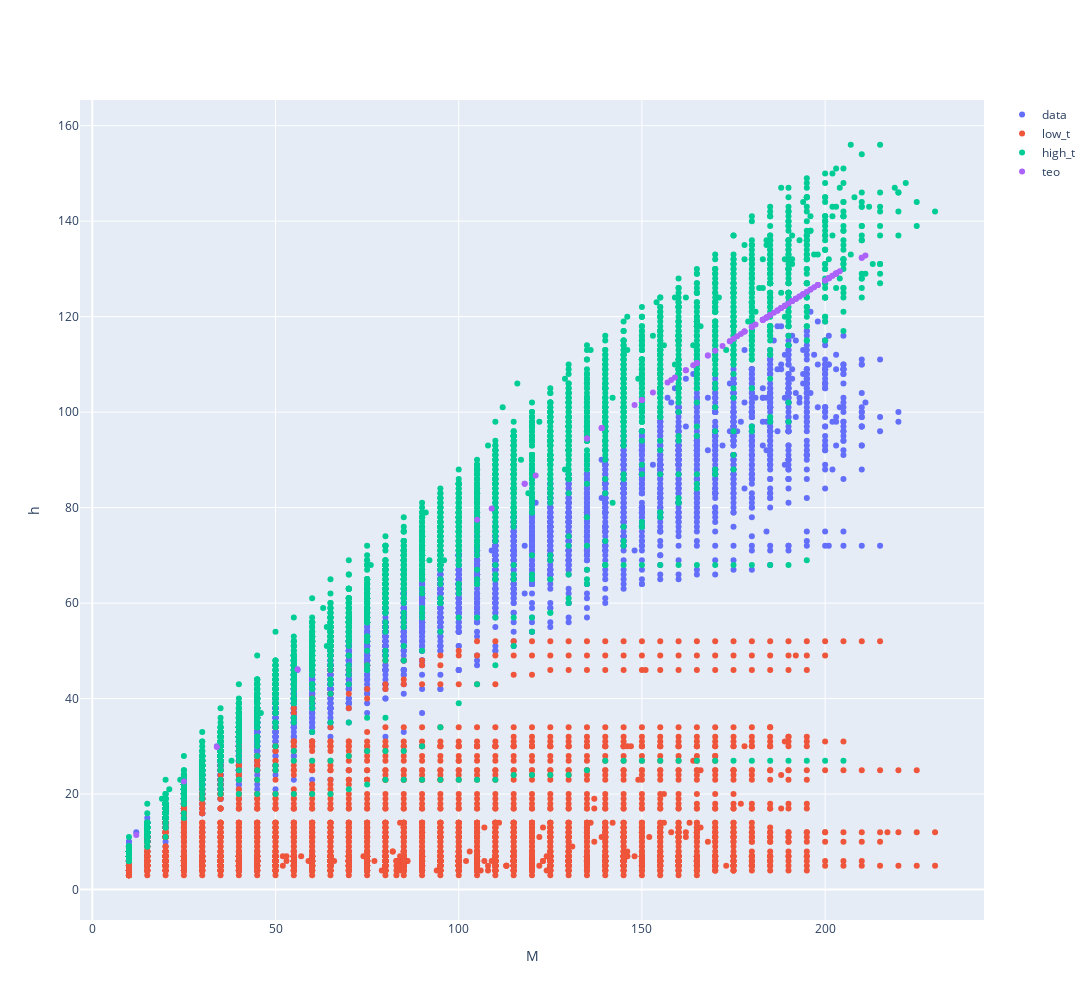

The notebook cell saved with this chart:
### Code cell
fig = go.Figure()
#fig.add_scatter(x=M, y=h, mode="markers", name="data")
fig.add_scatter(x=doc_M, y=doc_h, mode="markers", name="data")
fig.add_scatter(x=doc_M_low, y=doc_h_low, mode="markers", name="low_t")
fig.add_scatter(x=doc_M_high, y=doc_h_high, mode="markers", name="high_t")


fig.add_scatter(x=M, y=h_t, mode="markers", name="teo")


fig.update_layout(
    {
        "xaxis":{
            "title": "M"
        },
        "yaxis":{
            "title": "h"
        },
        "width":1500,
        "height":1000
    }
)

fig.show()
fig.write_image("heaps.pdf")

### Figure 1 — Plotly figure (JSON) as saved in the notebook; plotly's stock layout.template omitted (floating-point values rounded to 4 significant figures; data arrays with more than 128 entries replaced by an {"elided": "..."} marker saying what was removed)
{"data": [{"mode": "markers", "name": "data", "type": "scatter", "x": {"elided": "3614 int values"}, "y": {"elided": "3614 int values"}}, {"mode": "markers", "name": "low_t", "type": "scatter", "x": {"elided": "3322 int values"}, "y": {"elided": "3322 int values"}}, {"mode": "markers", "name": "high_t", "type": "scatter", "x": {"elided": "3381 int values"}, "y": {"elided": "3381 int values"}}, {"mode": "markers", "name": "teo", "type": "scatter", "x": [178, 204, 159, 183, 34, 194, 197, 172, 193, 25, 170, 203, 174, 203, 201, 192, 176, 185, 183, 200, 139, 184, 192, 211, 177, 109, 189, 201, 153, 186, 184, 201, 150, 193, 183, 187, 148, 191, 168, 135, 184, 118, 180, 189, 188, 157, 188, 200, 105, 56, 198, 191, 196, 164, 162, 187, 184, 201, 175, 165, 203, 168, 210, 198, 118, 202, 191, 158, 187, 202, 180, 165, 139, 12, 196, 180, 194, 181, 189, 198, 195, 192, 190, 185, 183, 210, 162, 194, 203, 174, 188, 183, 185, 203, 178, 178, 135, 150, 121, 180], "y": [116.9, 129.5, 107.2, 119.3, 29.87, 124.7, 126.2, 113.9, 124.2, 22.63, 112.9, 129.0, 114.9, 129.0, 128.1, 123.7, 115.9, 120.3, 119.3, 127.6, 96.66, 119.8, 123.7, 132.8, 116.4, 79.83, 122.3, 128.1, 104.1, 120.8, 119.8, 128.1, 102.5, 124.2, 119.3, 121.3, 101.5, 123.3, 111.8, 94.48, 119.8, 85.01, 117.9, 122.3, 121.8, 106.2, 121.8, 127.6, 77.48, 46.13, 126.6, 123.3, 125.7, 109.8, 108.8, 121.3, 119.8, 128.1, 115.4, 110.3, 129.0, 111.8, 132.3, 126.6, 85.01, 128.5, 123.3, 106.7, 121.3, 128.5, 117.9, 110.3, 96.66, 11.4, 125.7, 117.9, 124.7, 118.4, 122.3, 126.6, 125.2, 123.7, 122.8, 120.3, 119.3, 132.3, 108.8, 124.7, 129.0, 114.9, 121.8, 119.3, 120.3, 129.0, 116.9, 116.9, 94.48, 102.5, 86.71, 117.9]}], "layout": {"height": 1000, "width": 1500, "xaxis": {"title": {"text": "M"}}, "yaxis": {"title": {"text": "h"}}}}
